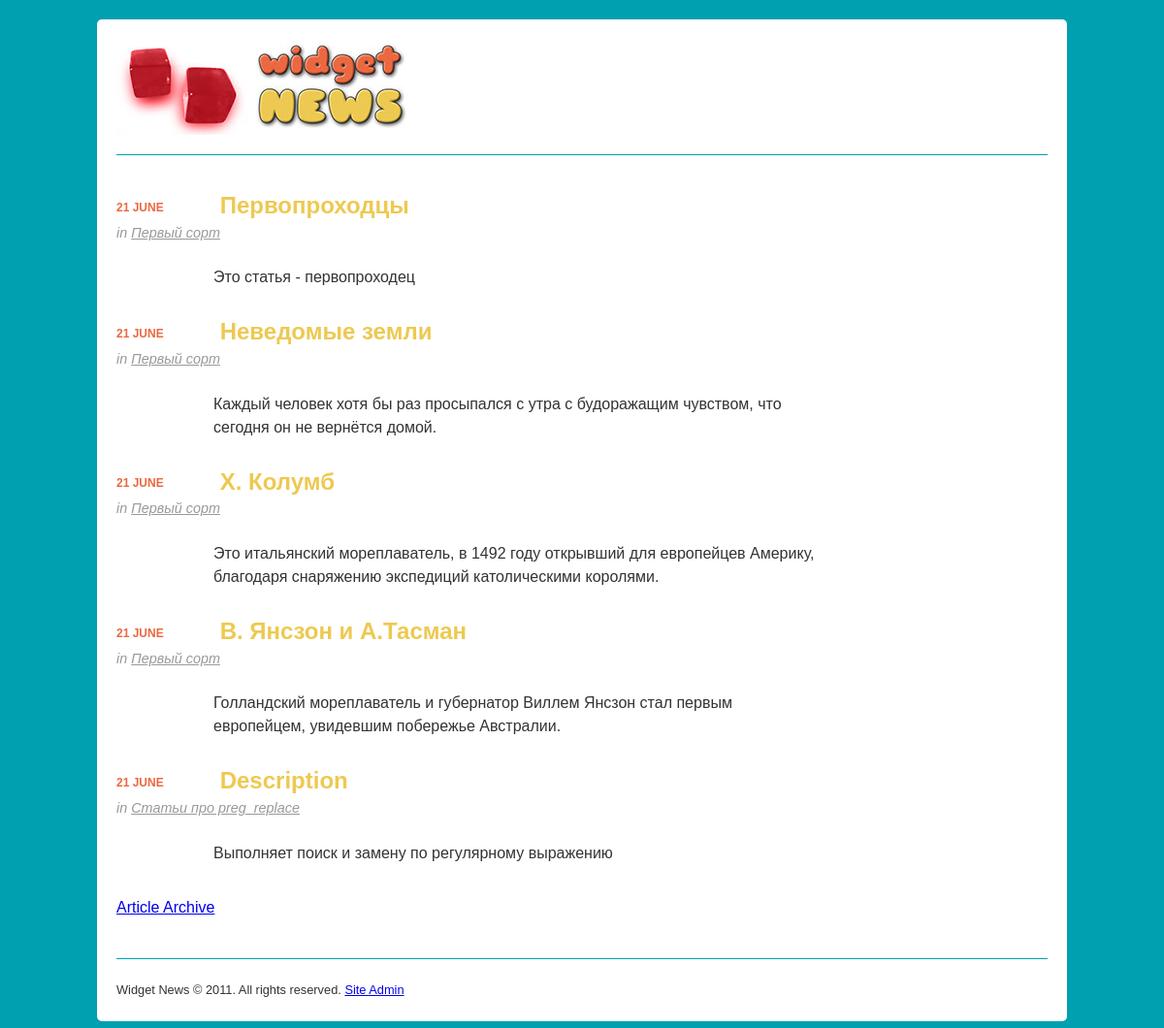
The page / on the database its author committed.
### tables this page shows
CREATE TABLE `articles` (
  `id` smallint(5) unsigned NOT NULL AUTO_INCREMENT,
  `publicationDate` date NOT NULL,
  `categoryId` smallint(5) unsigned NOT NULL,
  `title` varchar(255) NOT NULL,
  `summary` text NOT NULL,
  `content` mediumtext NOT NULL,
  PRIMARY KEY (`id`)
);

CREATE TABLE `categories` (
  `id` smallint(5) unsigned NOT NULL AUTO_INCREMENT,
  `name` varchar(255) NOT NULL,
  `description` text NOT NULL,
  PRIMARY KEY (`id`)
);

### classes/Article.php (called while the page is built, shortened)
<?php
class Article
	{
            public function __construct( $data=array() ) {
              if ( isset( $data['id'] ) ) {$this->id = (int) $data['id'];}
              if ( isset( $data['publicationDate'] ) ) {$this->publicationDate = (string) $data['publicationDate'];}
              if ( isset( $data['title'] ) ) {$this->title = $data['title'];}
              if ( isset( $data['categoryId'] ) ) {$this->categoryId = (int) $data['categoryId'];}
              if ( isset( $data['summary'] ) ) {$this->summary = $data['summary'];}
            }
            public static function getList( $numRows=1000000, $categoryId=null, $order="publicationDate DESC" ) {
                $conn = new PDO( DB_DSN, DB_USERNAME, DB_PASSWORD );
                $categoryClause = $categoryId ? "WHERE categoryId = :categoryId" : "";
                $sql = "SELECT SQL_CALC_FOUND_ROWS *, UNIX_TIMESTAMP(publicationDate) AS publicationDate
                        FROM articles $categoryClause
                        ORDER BY  $order  LIMIT :numRows";
                $st = $conn->prepare( $sql );
                $st->bindValue( ":numRows", $numRows, PDO::PARAM_INT );
                $st->execute();
                $list = array();
                while ( $row = $st->fetch() ) {
                    $article = new Article( $row );
                    $list[] = $article;
                }
                $sql = "SELECT FOUND_ROWS() AS totalRows";
                $totalRows = $conn->query( $sql )->fetch();
                return ( array ( "results" => $list, "totalRows" => $totalRows[0] ) );
            }
        }

### classes/Category.php (called while the page is built, shortened)
<?php
	class Category
	{
	  public function __construct( $data=array() ) {
	    if ( isset( $data['name'] ) ) $this->name = $data['name'];
	  }
	  public static function getList( $numRows=1000000, $order="name ASC" ) {
	    $conn = new PDO( DB_DSN, DB_USERNAME, DB_PASSWORD );
            $sql = "SELECT SQL_CALC_FOUND_ROWS * FROM categories
	            ORDER BY $order LIMIT :numRows";
	    $st = $conn->prepare( $sql );
	    $st->bindValue( ":numRows", $numRows, PDO::PARAM_INT );
	    $st->execute();
	    $list = array();
	    while ( $row = $st->fetch() ) {
	      $category = new Category( $row );
	      $list[] = $category;
	    }
	    $sql = "SELECT FOUND_ROWS() AS totalRows";
	    $totalRows = $conn->query( $sql )->fetch();
	    return ( array ( "results" => $list, "totalRows" => $totalRows[0] ) );
	  }
	}

### templates/homepage.php (the view)
<?php include "templates/include/header.php" ?>
    <ul id="headlines">
    <?php foreach ( $results['articles'] as $article ) { ?>
        <li>
            <h2>
                <span class="pubDate">
                    <?php echo date('j F', $article->publicationDate)?>
                </span>
                <a href=".?action=viewArticle&amp;articleId=<?php echo $article->id?>">
                    <?php echo htmlspecialchars( $article->title )?>
                </a>
                <?php if ( $article->categoryId ) { ?>
                <span class="category">
                    in
                    <a href=".?action=archive&amp;categoryId=<?php echo $article->categoryId?>">
                        <?php echo htmlspecialchars( $results['categories'][$article->categoryId]->name )?>
                    </a>
                </span>
                <?php } ?>
            </h2>
            <p class="summary"><?php echo htmlspecialchars( $article->summary )?></p>
        </li>
    <?php } ?>
    </ul>
    <p><a href="./?action=archive">Article Archive</a></p>
    <?php include "templates/include/footer.php" ?>

### index.php (shortened to what this page needs)
<?php
$action = isset( $_GET['action'] ) ? $_GET['action'] : "";
switch ( $action ) {
  default:
    homepage();
}
function homepage() {
    $results = array();
    $data = Article::getList( HOMEPAGE_NUM_ARTICLES );
    $results['articles'] = $data['results'];
    $results['totalRows'] = $data['totalRows'];
    $data = Category::getList();
    $results['categories'] = array();
    foreach ( $data['results'] as $category ) $results['categories'][$category->id] = $category;
    $results['pageTitle'] = "Widget News";
    require( TEMPLATE_PATH . "/homepage.php" );
}

### templates/include/header.php (shortened to what this page needs)
<!DOCTYPE html>
	<html lang="en">
	  <head>
	    <link rel="stylesheet" type="text/css" href="style.css" />
	  </head>
	  <body>
	    <div id="container">
	      <a href="."><img id="logo" src="images/logo.jpg" alt="Widget News" /></a>

### templates/include/footer.php
            <div id="footer">
                Widget News &copy; 2011. All rights reserved. <a href="admin.php">Site Admin</a>
            </div>
        </div>
    </body>
</html>

### style.css (style rules this page uses)
body { margin: 0; color: #333; background-color: #00a0b0; font-family: "Trebuchet MS", Arial, Helvetica, sans-serif; line-height: 1.5em; }
#container { width: 960px; background: #fff; margin: 20px auto; padding: 20px; -moz-border-radius: 5px; -webkit-border-radius: 5px; border-radius: 5px; }
#logo { display: block; width: 300px; padding: 0 660px 20px 0; border: none; border-bottom: 1px solid #00a0b0; margin-bottom: 40px; }
#footer { border-top: 1px solid #00a0b0; margin-top: 40px; padding: 20px 0 0 0; font-size: .8em; }
h2, h2 a { color: #edc951; }
h2 a { text-decoration: none; }
#headlines { list-style: none; padding-left: 0; width: 75%; }
#headlines li { margin-bottom: 2em; }
.pubDate { font-size: .8em; color: #eb6841; text-transform: uppercase; }
#headlines .pubDate { display: inline-block; width: 100px; font-size: .5em; vertical-align: middle; }
.summary { padding-left: 100px; }
.category { font-style: italic; font-weight: normal; font-size: 60%; color: #999; display: block; line-height: 2em; }
.category a { color: #999; text-decoration: underline; }

### rows shown on the page
articles: publicationDate "21 JUNE", title "Первопроходцы", categoryId.name "Первый сорт", summary "Это статья - первопроходец"
articles: publicationDate "21 JUNE", title "Неведомые земли", categoryId.name "Первый сорт", summary "Каждый человек хотя бы раз просыпался с утра с будоражащим чувством, что сегодня он не вернётся домой."
articles: publicationDate "21 JUNE", title "Х. Колумб", categoryId.name "Первый сорт", summary "Это итальянский мореплаватель, в 1492 году открывший для европейцев Америку, благодаря снаряжению экспедиций католическими королями."
articles: publicationDate "21 JUNE", title "В. Янсзон и А.Тасман", categoryId.name "Первый сорт", summary "Голландский мореплаватель и губернатор Виллем Янсзон стал первым европейцем, увидевшим побережье Австралии."
articles: publicationDate "21 JUNE", title "Description", categoryId.name "Статьи про preg_replace", summary "Выполняет поиск и замену по регулярному выражению"
